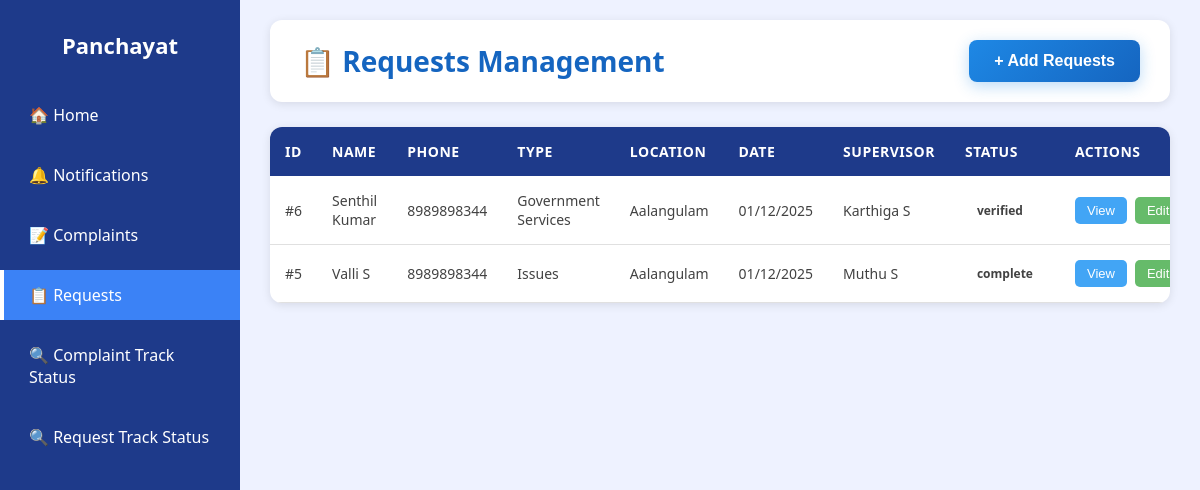
Screenshot of /requestform/ with the database file from the repository.
### myapp/models.py (models this page shows, shortened)
class Request(models.Model):
    REQUEST_TYPES = [
        ("Public Safety", "Public Safety"),
        ("Sanitation / Hygiene", "Sanitation / Hygiene"),
        ("Road / Traffic Issues", "Road / Traffic Issues"),
        ("Electricity / Water Supply", "Electricity / Water Supply"),
        ("Government Services", "Government Services"),
        ("Others", "Others"),
    ]
    name = models.CharField(max_length=100)
    phone_number = models.CharField(max_length=15)
    address = models.TextField()
    request_type = models.CharField(max_length=50, choices=REQUEST_TYPES)
    other_type = models.CharField(max_length=100, null=True, blank=True)
    description = models.TextField(max_length=500, null=True)
    supervisor_name = models.CharField(max_length=100, null=True)
    area = models.CharField(max_length=100, null=True)
    date_time= models.DateTimeField(auto_now_add=True, null=True)
    file = models.FileField(upload_to='requests/', blank=True, null=True)
    status = models.CharField(
        max_length=20,
        default='unverified'
    )

### myapp/views.py (the view, shortened to what this page needs)
# urls.py: path('requestform/', views.requestform, name='requestform'),
def requestform(request):
    supervisors = Supervisor.objects.all()
    area = Area.objects.all()
    requests = Request.objects.all().order_by('-date_time')
    return render(request, "request_form.html", {
        "supervisors": supervisors,
        "area": area,
        "requests": requests
    })

### myapp/templates/request_form.html (shortened to what this page needs)
<!DOCTYPE html>
<html lang="en">
<head>
</head>
<body>
  <div class="sidebar">
    <h2>Panchayat</h2>
    <a href="{% url 'Mainpage' %}">🏠 Home</a>
    <a href="{% url 'notification_page2' %}">🔔 Notifications</a>
    <a href="{% url 'complaint_form' %}" >📝 Complaints</a>
    <a href="{% url 'requestform' %}" class="active">📋 Requests</a>
     <a href="{% url 'Trackstatus' %}">🔍 Complaint Track Status</a>
  <a href="{% url 'Trackstatus2' %}">🔍 Request Track Status</a>
  </div>
  <div class="main-content">
    <div class="page-header">
      <h1>📋 Requests Management</h1>
      <button class="add-request-btn" onclick="openAddModal()">+ Add Requests</button>
    </div>
    <div class="table-container">
      <table>
        <thead>
          <tr>
            <th>ID</th>
            <th>Name</th>
            <th>Phone</th>
            <th>Type</th>
            <th>Location</th>
            <th>Date</th>
            <th>Supervisor</th>
            <th>Status</th>
            <th>Actions</th>
          </tr>
        </thead>
        <tbody>
          {% if requests %}
            {% for request in requests %}
              <tr>
                <td>#{{ request.id }}</td>
                <td>{{ request.name }}</td>
                <td>{{ request.phone_number }}</td>
                <td>{{ request.request_type }}</td>
                <td>{{ request.area }}</td>
                <td>{{ request.date_time|date:"d/m/Y" }}</td>
                <td>{{ request.supervisor_name }}</td>
                <td>
                  <span class="status-badge status-{{ request.status|lower }}">
                    {{ request.status }}
                  </span>
                </td>
                <td>
                  <div class="action-buttons">
                    <button class="view-btn" onclick='viewrequest({{ request.id }}, "{{ request.user }}", "{{ request.phone }}", "{{ request.address }}", "{{ request.supervisor_name }}", "{{ request.request_type }}", "{{ request.location }}", "{{ request.datetime|date:"Y-m-d\TH:i" }}", "{{ request.description }}", "{{ request.status }}")'>View</button>
                    <button class="edit-btn" onclick='editrequest({{ request.id }}, "{{ request.user }}", "{{ request.phone }}", "{{ request.address }}", "{{ request.supervisor_name }}", "{{ request.request_type }}", "{{ request.location }}", "{{ request.datetime|date:"Y-m-d\TH:i" }}", "{{ request.description }}","{{request.status}}")'>Edit</button>
                  </div>
                </td>
              </tr>
            {% endfor %}
          {% endif %}
        </tbody>
      </table>
    </div>
  </div>
</body>
</html>

### myapp/templates/request_form.html (style rules this page uses)
* { box-sizing: border-box; margin: 0; padding: 0; }
body { font-family: "Segoe UI", Tahoma, Geneva, Verdana, sans-serif; background: #eef2ff; display: flex; height: 100vh; overflow: hidden; }
.sidebar { width: 240px; background: #1e3a8a; color: white; padding-top: 30px; display: flex; flex-direction: column; position: fixed; left: 0; top: 0; bottom: 0; z-index: 100; }
.sidebar h2 { text-align: center; margin-bottom: 25px; font-size: 22px; font-weight: bold; }
.sidebar a { display: block; padding: 14px 25px; color: white; text-decoration: none; font-size: 16px; margin: 5px 0; border-left: 4px solid transparent; transition: 0.3s; }
.sidebar a:hover, .sidebar .active { background: #3b82f6; border-left: 4px solid #ffffff; }
.main-content { margin-left: 240px; width: calc(100% - 240px); padding: 20px 30px; overflow-y: auto; height: 100vh; }
.page-header { background: white; padding: 20px 30px; border-radius: 12px; box-shadow: 0 2px 10px rgba(0,0,0,0.1); display: flex; justify-content: space-between; align-items: center; margin-bottom: 25px; }
.page-header h1 { color: #1565c0; font-size: 28px; font-weight: 600; }
.add-request-btn { background: linear-gradient(135deg, #1e88e5 0%, #1565c0 100%); color: white; border: none; padding: 12px 25px; border-radius: 8px; font-size: 16px; font-weight: 600; cursor: pointer; transition: all 0.3s; box-shadow: 0 4px 15px rgba(30, 136, 229, 0.3); }
.table-container { background: white; border-radius: 12px; box-shadow: 0 2px 10px rgba(0,0,0,0.1); overflow: hidden; }
table { width: 100%; border-collapse: collapse; }
thead { background: linear-gradient(135deg, #1e3a8a 0%, #1e3a8a 100%); color: white; }
thead th { padding: 15px; text-align: left; font-weight: 600; font-size: 14px; text-transform: uppercase; letter-spacing: 0.5px; }
tbody tr { border-bottom: 1px solid #e0e0e0; transition: background 0.2s; }
tbody td { padding: 15px; color: #424242; font-size: 14px; }
.status-badge { padding: 5px 12px; border-radius: 20px; font-size: 12px; font-weight: 600; display: inline-block; }
.action-buttons { display: flex; gap: 8px; }
.view-btn, .edit-btn, .delete-btn { padding: 6px 12px; border: none; border-radius: 5px; cursor: pointer; font-size: 13px; font-weight: 500; transition: all 0.2s; }
.view-btn { background: #42a5f5; color: white; }
.edit-btn { background: #66bb6a; color: white; }

### rows the page displays
Request: id "6", name "Senthil Kumar", phone_number "8989898344", request_type "Government Services", area "Aalangulam", date_time "01/12/2025", supervisor_name "Karthiga S", status "verified"
Request: id "5", name "Valli S", phone_number "8989898344", request_type "Issues", area "Aalangulam", date_time "01/12/2025", supervisor_name "Muthu S", status "complete"
